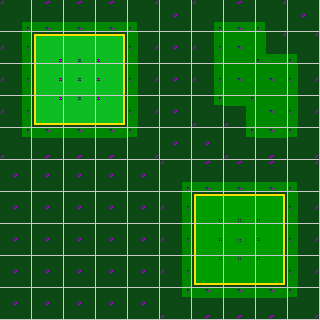

This is a level from a 2D game, rendered from its Tiled map with the project's own tilesets. A one-line summary and the complete map file follow:
An orthogonal 10x10 tile map with 32x32 px tiles, 1 tile layer (Tile Layer 1).

<map version="1.8" tiledversion="1.8.0" orientation="orthogonal" renderorder="right-down" width="10" height="10" tilewidth="32" tileheight="32" infinite="0" nextlayerid="2" nextobjectid="1">
 <tileset firstgid="1" source="test-tileset.tsx" />
 <layer id="1" name="Tile Layer 1" width="10" height="10">
  <data encoding="csv">
61,26,26,26,62,17,61,26,62,17,
18,28,29,30,16,17,18,14,25,62,
18,37,38,39,16,17,18,14,14,16,
18,46,47,48,16,17,70,9,14,16,
70,8,8,8,71,17,17,70,8,71,
17,17,17,17,17,61,26,26,26,62,
17,17,17,17,17,18,31,32,33,16,
17,17,17,17,17,18,40,11,42,16,
17,17,17,17,17,18,49,50,51,16,
17,17,17,17,17,70,8,8,8,71
</data>
 </layer>
</map>